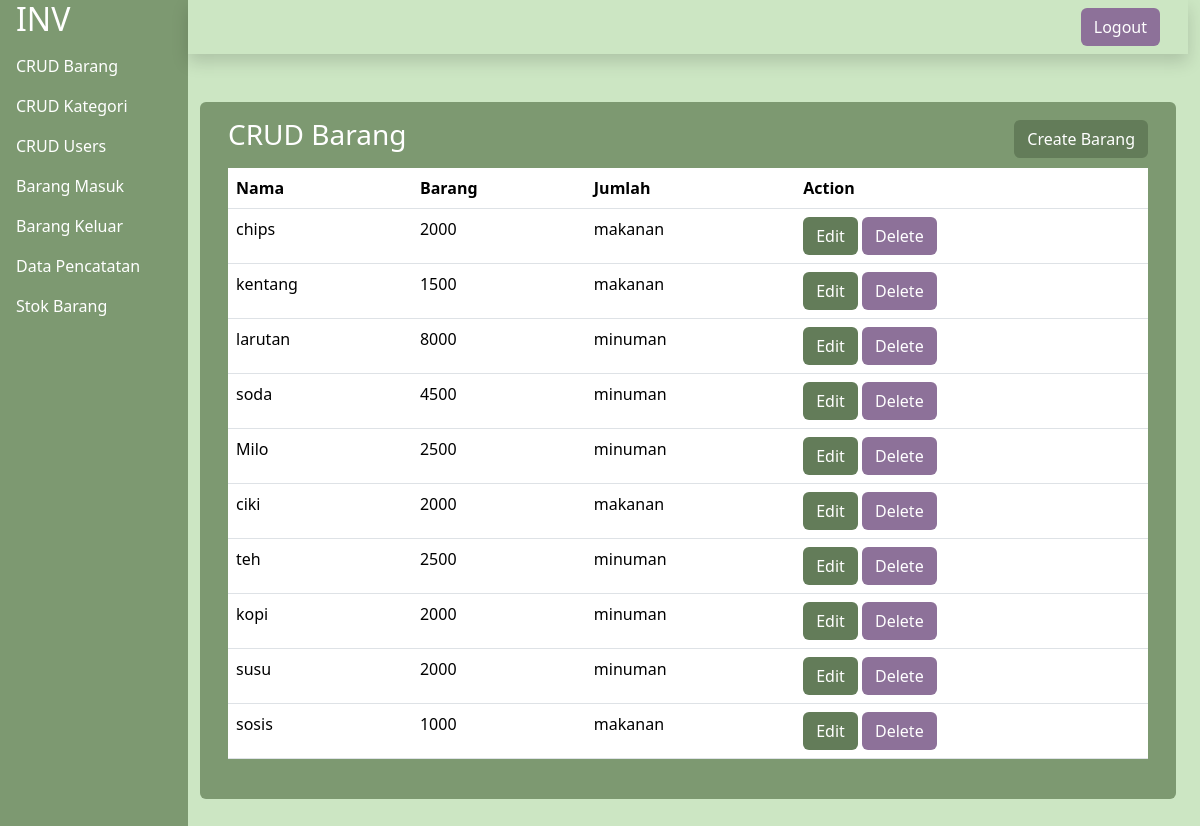
The app's page /dashboard/barang/crud_barang.php (signed in) with its own data.
### tables this page shows
CREATE TABLE `barang` (
  `id` int(11) NOT NULL,
  `nama` varchar(50) NOT NULL,
  `harga` int(50) NOT NULL,
  `kategori_id` int(11) NOT NULL
);

CREATE TABLE `kategori` (
  `id` int(11) NOT NULL,
  `kategori` varchar(50) NOT NULL
);

### dashboard/barang/crud_barang.php (the view, shortened to what this page needs)
<?php
include "/xampp/htdocs/inventaris/koneksi.php";
?>
<!DOCTYPE html>
<html lang="en">
<head>
    <link rel="stylesheet" href="/inventaris/css/bootstrap.css">
</head>
<body class="row bg-primary-2">
<div class="col-2 bg-secondary-2">
        <?php
        if ($_SESSION['role'] == 'admin'){
            include "/xampp/htdocs/inventaris/layouts/sidebar.php";
        } else {
            include "/xampp/htdocs/inventaris/layouts/sidebar_user.php";
        }
        ?>
    </div>
    <div class="col-10">
        <div class="row">
            <div class="col-12 d-flex shadow justify-content-end">
                <a class="btn bg-danger-2 text-white my-2 mx-3" href="/inventaris/logout.php">Logout</a>
            </div>
        </div>
        <div class="container-fluid my-5 ">
            <div class="row d-flex bg-secondary-2 rounded px-3 py-3">
                <div class="d-flex justify-content-between align-items-center">
                    <h3 class="text-white">CRUD Barang</h3>
                    <a class="btn text-white bg-success-2" href="create_barang.php">Create Barang</a>
                </div>
                <div class="table-responsive-sm my-2">
                    <table class="col-12 table">
                        <thead>
                            <th>Nama</th>
                            <th>Barang</th>
                            <th>Jumlah</th>
                            <th>Action</th>
                        </thead>
                        <tbody>
                            <?php
                            $sql = "SELECT * FROM barang";
                            $data_barang = $conn->query($sql)->fetch_all(MYSQLI_ASSOC);
                            foreach ($data_barang as $data) {
                                $kategori = $conn->query("SELECT * FROM kategori WHERE id = {$data['kategori_id']}")->fetch_assoc()['kategori'];
                                echo "
                                <tr>
                                    <td>{$data['nama']}</td>
                                    <td>{$data['harga']}</td>
                                    <td>$kategori</td>
                                    <td>
                                        <a class='btn bg-success-2 text-white' href='edit_barang.php?id={$data['id']}'>Edit</a>
                                        <a class='btn bg-danger-2 text-white' id='delete' href='delete_barang.php?id={$data['id']}'>Delete</a>
                                    </td>
                                </tr>";
                            }
                            ?>
                        </tbody>
                    </table>
                </div>
            </div>
        </div>
    </div>
</body>

### style.php (style rules this page uses)
.bg-primary-2 { background-color: #cce6c3; }
body { width: 100vw; height: 100vh; }
.bg-success-2 { background-color: #637c59; }
.bg-secondary-2 { background-color: #7d9971; }
.bg-danger-2 { background-color: #8d7199; }

### records on screen
barang: nama "chips", harga "2000", kategori.kategori "makanan"
barang: nama "kentang", harga "1500", kategori.kategori "makanan"
barang: nama "larutan", harga "8000", kategori.kategori "minuman"
barang: nama "soda", harga "4500", kategori.kategori "minuman"
barang: nama "Milo", harga "2500", kategori.kategori "minuman"
barang: nama "ciki", harga "2000", kategori.kategori "makanan"
barang: nama "teh", harga "2500", kategori.kategori "minuman"
barang: nama "kopi", harga "2000", kategori.kategori "minuman"
barang: nama "susu", harga "2000", kategori.kategori "minuman"
barang: nama "sosis", harga "1000", kategori.kategori "makanan"
